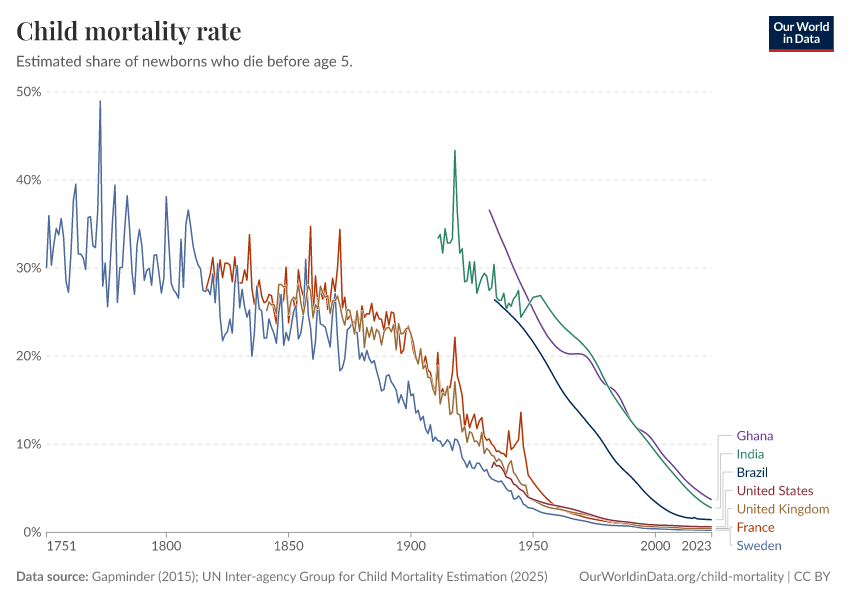
#> input picture corpora/owid-r6-1/charts/child-mortality/image.png, 850 x 600 px, found by its file name
$ python extract2.py
#> lines starting #> are read from the running program, lines starting #| are printed output that depends on the picture; after the words box and inside, x2 and y2 are one past the last pixel; in counts of white or black regions, pixels touching at a corner belong together
"""
Extract 7 country series with continuity-aware per-column tracing.

Strategy: For each series, build mask, then for each column take the median row
of the LARGEST connected run of mask rows in that column. Then post-process by
removing isolated outlier years (row jumps > 30 with no support nearby).
For the crossing region (1900-1950), also enforce continuity from previous year's row.
"""
import cv2
import numpy as np
import csv
import os
from collections import defaultdict

IMG_PATH = "/Users/csweet1/Documents/projects/CRS_research/figure-recovery-suite/corpora/owid-r6-1/charts/child-mortality/image.png"
OUT_DIR = "/Users/csweet1/Documents/projects/CRS_research/figure-recovery-suite/extractors/graph-data-extraction/results-v3/owid-r6-1/child-mortality"

img = cv2.imread(IMG_PATH)
#> img is the input picture: shape (600, 850, 3); mean B, G, R 248.1, 247.8, 248.1
H, W = img.shape[:2]
#> H = 600; W = 850
hsv = cv2.cvtColor(img, cv2.COLOR_BGR2HSV)
#> hsv: shape (600, 850, 3); mean H, S, V 3.7, 4.9, 249.6

M_X, B_X = 2.443, -4230.6
M_Y, B_Y = -8.804286, 531.1905

def col_to_year(c): return (c - B_X) / M_X
def year_to_col(y): return M_X * y + B_X
def row_to_pct(r): return (r - B_Y) / M_Y
def pct_to_row(p): return M_Y * p + B_Y

LEFT_COL = int(round(year_to_col(1751)))
RIGHT_COL = int(round(year_to_col(2023)))
TOP_ROW = int(round(pct_to_row(50))) - 3
BOT_ROW = int(round(pct_to_row(0))) + 1

# Series: each with tight HSV bounds. Brazil and Sweden share hue range — distinguish by V (Brazil darker).
SERIES = [
    ("Ghana",          (130, 145,  60,  30, 230)),  # purple
    ("India",          ( 74,  84,  60,  30, 230)),  # olive green
    ("Brazil",         (102, 112, 180,  30, 130)),  # very dark navy
    ("United States",  (172, 180,  90,  30, 200)),  # maroon
    ("United Kingdom", ( 12,  20, 100,  30, 230)),  # tan
    ("France",         (  4,  10, 150,  30, 230)),  # bright red
    ("Sweden",         (105, 113,  90, 130, 230)),  # medium blue (lighter than Brazil)
]

def build_mask(hlo, hhi, smin, vmin, vmax):
    h = hsv[:,:,0]; s = hsv[:,:,1]; v = hsv[:,:,2]
    m = (h >= hlo) & (h <= hhi) & (s >= smin) & (v >= vmin) & (v <= vmax)
    out = np.zeros_like(m)
    out[TOP_ROW:BOT_ROW+1, LEFT_COL:RIGHT_COL+1] = m[TOP_ROW:BOT_ROW+1, LEFT_COL:RIGHT_COL+1]
    return out

def largest_run_center(mask_col):
    """Given a 1D bool array of mask rows in a column, return center of largest contiguous run."""
    rows = np.where(mask_col)[0]
    if len(rows) == 0:
        return None
    # Split into contiguous runs
    runs = []
    cur = [rows[0]]
    for r in rows[1:]:
        if r - cur[-1] <= 1:
            cur.append(r)
        else:
            runs.append(cur)
            cur = [r]
    runs.append(cur)
    # Sort by length, prefer longest
    runs.sort(key=lambda x: -len(x))
    best = runs[0]
    return float(np.mean(best))

def find_row_with_continuity(mask, col, prev_row, max_jump=40):
    """For a given column, find the line row closest to prev_row (within max_jump),
    otherwise fall back to largest run center."""
    col_mask = mask[:, col]
    rows = np.where(col_mask)[0]
    if len(rows) == 0:
        return None
    # Group into contiguous runs (gap <= 2)
    runs = []
    cur = [rows[0]]
    for r in rows[1:]:
        if r - cur[-1] <= 2:
            cur.append(r)
        else:
            runs.append(cur); cur = [r]
    runs.append(cur)
    # Compute (center, length) per run
    candidates = [(float(np.mean(run)), len(run)) for run in runs]
    if prev_row is None:
        # No previous -> longest run
        candidates.sort(key=lambda x: -x[1])
        return candidates[0][0]
    # Among candidates within max_jump, pick the longest; if none, fall back to longest globally
    near = [c for c in candidates if abs(c[0] - prev_row) <= max_jump]
    if near:
        near.sort(key=lambda x: -x[1])
        return near[0][0]
    # Fall back: longest globally
    candidates.sort(key=lambda x: -x[1])
    return candidates[0][0]

# Compute per-year for each series using continuity
results = defaultdict(dict)
masks = {}
for name, (hlo, hhi, smin, vmin, vmax) in SERIES:
    masks[name] = build_mask(hlo, hhi, smin, vmin, vmax).astype(np.uint8)
#> this loop made 7 passes
#> pass 1, in build_mask, `h = hsv[:, :, 0]`:
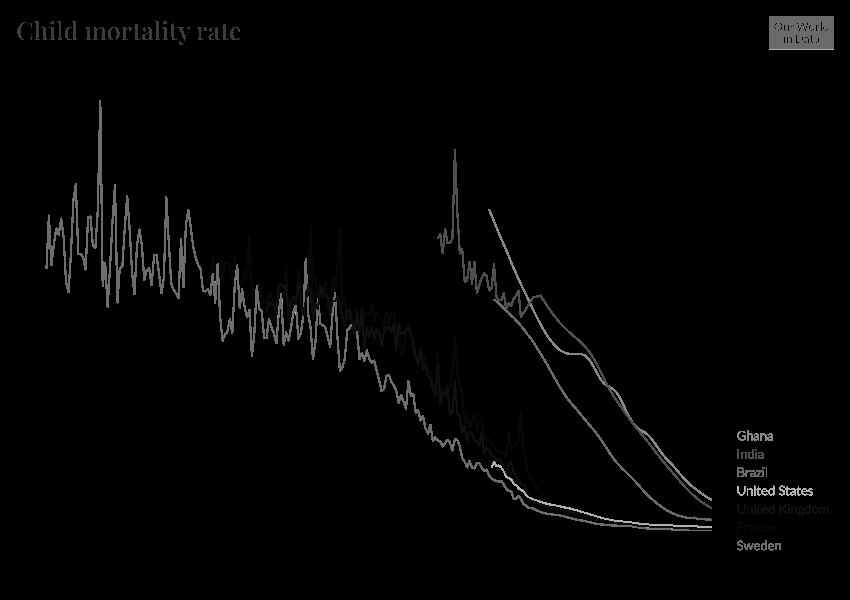
#> h: shape (600, 850); min 0, max 179, mean 3.7
#> pass 1, in build_mask, `s = hsv[:, :, 1]`:
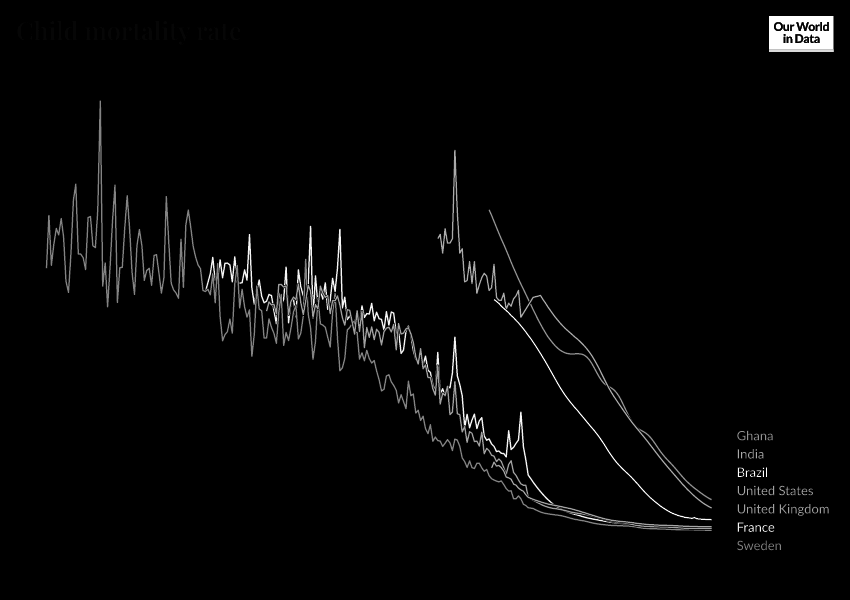
#> s: shape (600, 850); min 0, max 255, mean 4.9
#> pass 1, in build_mask, `v = hsv[:, :, 2]`:
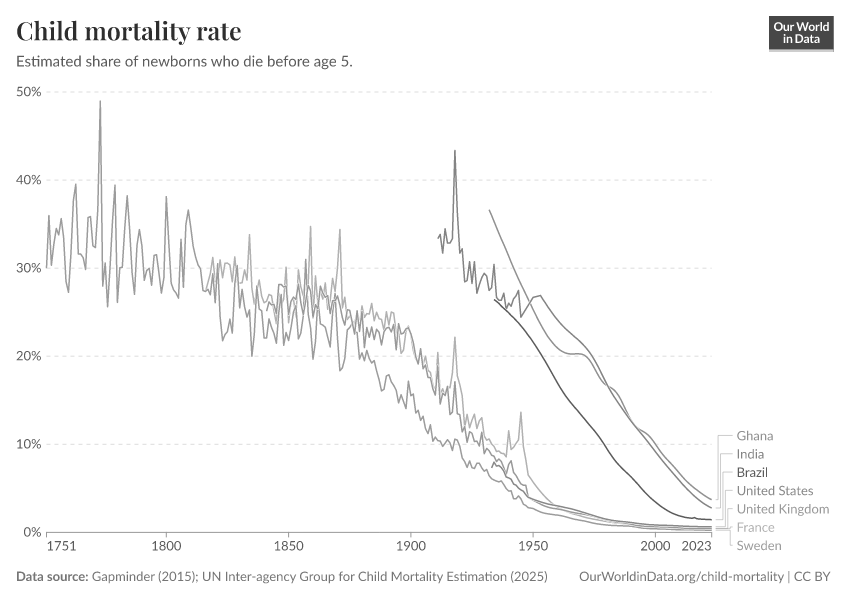
#> v: shape (600, 850); min 46, max 255, mean 249.6
#> pass 1, in build_mask, `m = (h >= hlo) & (h <= hhi) & (s >= smin) & (v >= vmin) & (v <= vmax)`:
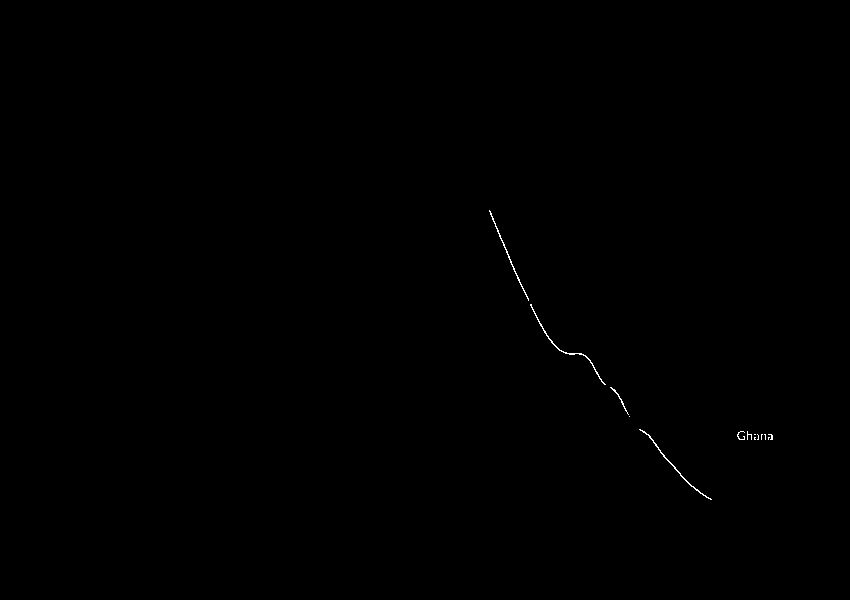
#> m: shape (600, 850) bool; 0.12% white in thin lines or dots, all inside (x1, y1, x2, y2) = (489, 210, 773, 500)
#> after the loop, masks = 7 items

# (Skip morphology — too aggressive on thin lines)

WINDOW = 1
for name, _ in SERIES:
    m = masks[name].astype(bool)
    prev_row = None
    # Two-pass: forward (gives prev_row for continuity), then we accept those.
    for year in range(1751, 2024):
        c_center = year_to_col(year)
        c_int = int(round(c_center))
        # Average over a tiny window for robustness
        c_lo = max(LEFT_COL, c_int - WINDOW)
        c_hi = min(RIGHT_COL, c_int + WINDOW)
        # Take the best continuity-row from each column, then median them
        rows_this_year = []
        for cc in range(c_lo, c_hi + 1):
            r = find_row_with_continuity(m, cc, prev_row, max_jump=50)
            if r is not None:
                rows_this_year.append(r)
        if not rows_this_year:
            continue
        med = float(np.median(rows_this_year))
        results[year][name] = med
        prev_row = med
#> this loop made 7 passes
#> pass 2, `m = masks[name].astype(bool)`:
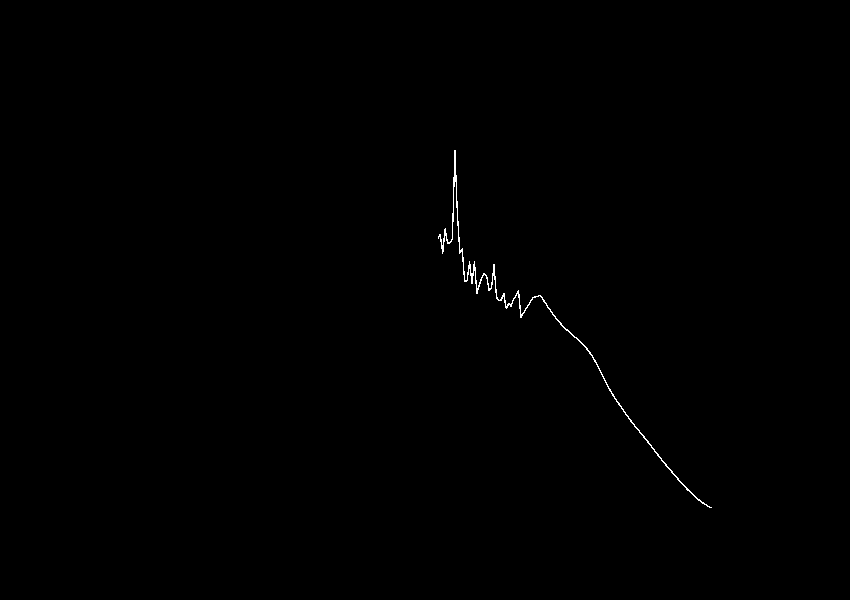
#> m: shape (600, 850) bool; 0.23% white in thin lines or dots, all inside (x1, y1, x2, y2) = (438, 150, 712, 508)
#> pass 3, `m = masks[name].astype(bool)`:
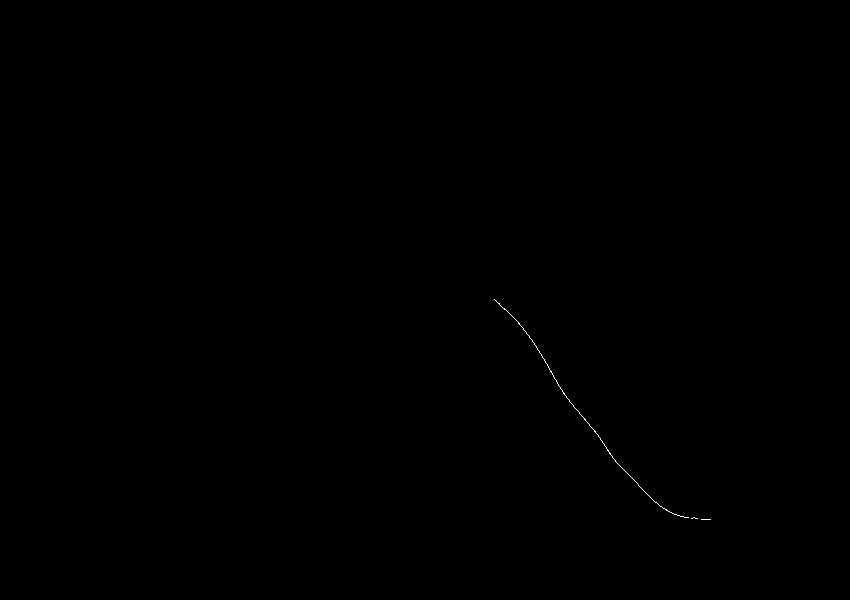
#> m: shape (600, 850) bool; 0.05% white in thin lines or dots, all inside (x1, y1, x2, y2) = (494, 299, 711, 520)
#> after the loop:
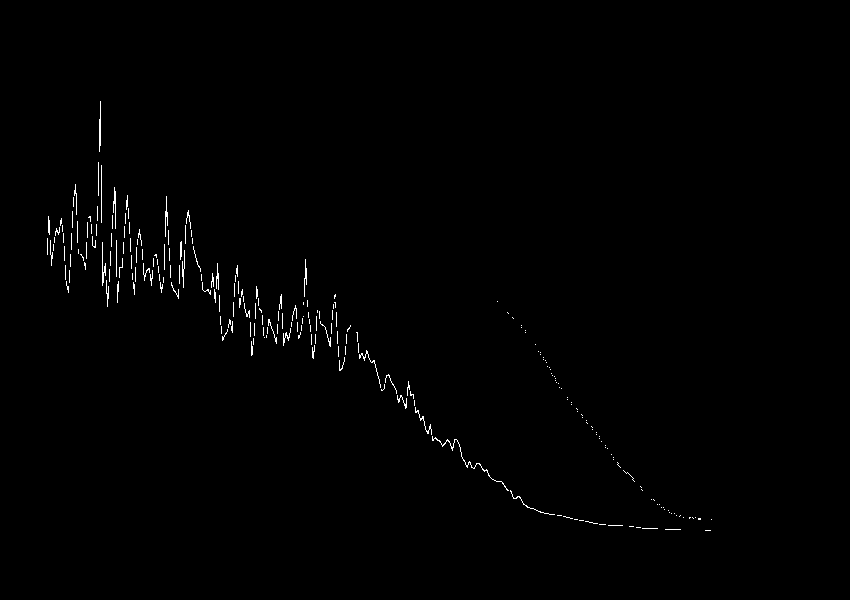
#> m: shape (600, 850) bool; 0.66% white in thin lines or dots, all inside (x1, y1, x2, y2) = (47, 101, 712, 531)

# Convert rows to pct, write CSV
csv_path = os.path.join(OUT_DIR, "data.csv")
with open(csv_path, "w", newline="") as f:
    w = csv.writer(f)
    header = ["year"] + [s[0] for s in SERIES]
    w.writerow(header)
    for year in range(1751, 2024):
        row = [year]
        for s in SERIES:
            name = s[0]
            if name in results[year]:
                pct = max(0.0, min(50.0, row_to_pct(results[year][name])))
                row.append(f"{pct:.3f}")
            else:
                row.append("")
        w.writerow(row)
print(f"Wrote {csv_path}")

# Coverage report
print("\n=== Coverage per series ===")
for s in SERIES:
    name = s[0]
    yrs = sorted([y for y in results if name in results[y]])
    if yrs:
        print(f"  {name}: {yrs[0]}-{yrs[-1]}, n={len(yrs)}")
    else:
        print(f"  {name}: NO DATA")
